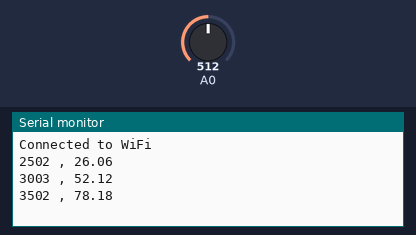
A sketch run on a simulated Arduino MKR. On the bench: the last lines printed to the serial monitor. The inputs (shaded band) are chosen by the test bench; at power-on: A0 = 512. WiFi joins after 1.5 s; servers stay silent unless stated.

Above: at 3.7 s.
3.8 s: A0 set to 716
At 4.31 s:
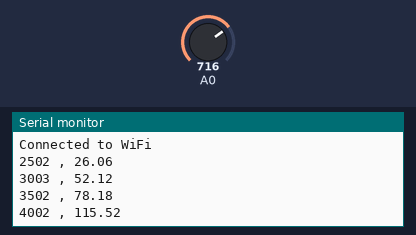
5.3 s: A0 set to 900
At 5.81 s:
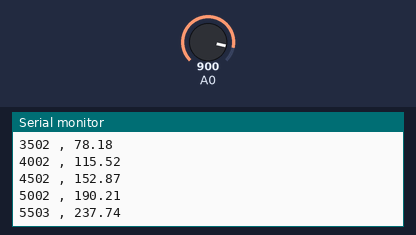

Measured:
- after the input at 3.8 s, the serial monitor: prints a new line after 0.20 s (image 1)
- after the input at 5.3 s, the serial monitor: prints a new line after 0.20 s (image 2)

The sketch:

hvac.ino
```cpp
#include <WiFiNINA.h>

// WiFi and InfluxDB credentials
const char* ssid = "";
const char* password = "";
const char* server = "";
const int port = 8086; // default InfluxDB v2 port is 8086
const char* org = "home";
const char* bucket = "bucket";
const char* token = "";

const float ADC_mV = 4.8828125;
const float SensorOffset = 200.0;
const float sensitivity = 4.413;
const float mmh2O_cmH2O = 10;
const float mmh2O_kpa = 0.00981;

unsigned long previousMillis = 0;
const unsigned long interval = 500;

#define NUM_READINGS 20
float readings[NUM_READINGS]; // the readings from the analog input
int readIndex = 0; // the index of the current reading
float total = 0; // the running total
float average = 0; // the average

WiFiClient wifiClient;

void setup() {
  Serial.begin(115200);

  WiFi.end();
  delay(1000);

  WiFi.begin(ssid, password);
  while (WiFi.status() != WL_CONNECTED) {
    delay(1000);
    Serial.print("Connecting to WiFi...");
    Serial.print(" Status: ");
    Serial.println(WiFi.status());
  }
  Serial.println("Connected to WiFi");

  // initialize all the readings to 0
  for (int thisReading = 0; thisReading < NUM_READINGS; thisReading++) {
    readings[thisReading] = 0;
  }
}

void loop() {
  if (WiFi.status() != WL_CONNECTED) {
    Serial.println("Lost WiFi connection, reconnecting...");
    WiFi.begin(ssid, password);
    while (WiFi.status() != WL_CONNECTED) {
      delay(1000);
      Serial.print(".");
    }
    Serial.println();
    Serial.println("Reconnected to WiFi");
  }

  unsigned long currentMillis = millis();

  if (currentMillis - previousMillis >= interval) {
    previousMillis = currentMillis;

    float sensorValue = (analogRead(A0) * ADC_mV - SensorOffset) / sensitivity;

    total = total - readings[readIndex];
    readings[readIndex] = sensorValue;
    total = total + readings[readIndex];
    readIndex = readIndex + 1;

    if (readIndex >= NUM_READINGS) {
      readIndex = 0;
    }

    average = total / NUM_READINGS;

    Serial.print(millis());
    Serial.print(" , ");
    Serial.println(average, 2);

    sendDataToInfluxDB(average);
  }
}

void sendDataToInfluxDB(float average) {
  if (wifiClient.connect(server, port)) {
    char postRequest[256];
    snprintf(postRequest, sizeof(postRequest),
             "POST /api/v2/write?org=%s&bucket=%s&precision=s HTTP/1.1\r\n"
             "Host: %s\r\n"
             "Authorization: Token %s\r\n"
             "Content-Type: text/plain\r\n"
             "Connection: close\r\n\r\n"
             "Pressure_Sensor,host=arduino_mkr1010 average=%.2f\r\n",
             org, bucket, server, token, average);

    wifiClient.println(postRequest);

    // Don't wait for the server's response and close the client immediately
    wifiClient.stop();
  } else {
    Serial.println("Failed to connect to InfluxDB server");
  }
}
```
